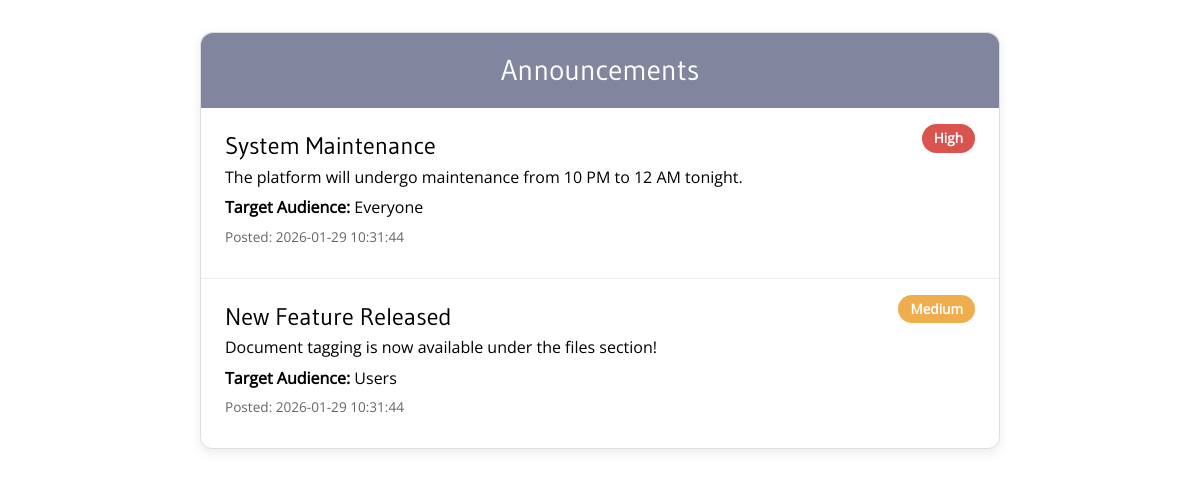
Screenshot of /admin/display_announcements.php with the database file from the repository.
### tables this page shows
CREATE TABLE `announcements` (
  `id` int NOT NULL AUTO_INCREMENT,
  `title` varchar(255) DEFAULT NULL,
  `context` text,
  `target_audience` varchar(255) DEFAULT NULL,
  `priority` enum('High','Medium','Low') DEFAULT 'Medium',
  `timestamp` datetime DEFAULT CURRENT_TIMESTAMP,
  PRIMARY KEY (`id`)
);

### admin/display_announcements.php (the view, shortened to what this page needs)
<?php
require_once __DIR__ . '/../connect.php';
$sql = 'SELECT title, context, target_audience, priority, timestamp FROM announcements ORDER BY timestamp DESC';
$result = $conn->query($sql);
$announcements = $result->fetch_all(MYSQLI_ASSOC);
?>
<!DOCTYPE html>
<html lang="en">
<head>
    <link href="https://cdn.jsdelivr.net/npm/bootstrap@5.3.0/dist/css/bootstrap.min.css" rel="stylesheet" />
</head>
<body>
<div class="announcement-box">
    <div class="title-bar">Announcements</div>
    <?php foreach($announcements as $a): ?>
    <div class="announcement">
        <h2><?php echo htmlspecialchars($a['title']); ?></h2>
        <p><?php echo nl2br(htmlspecialchars($a['context'])); ?></p>
        <p><strong>Target Audience:</strong> <?php echo htmlspecialchars($a['target_audience']); ?></p>
        <?php
            $priorityClass = '';
            $priorityText = htmlspecialchars($a['priority']);
            switch(strtolower($a['priority'])) {
                case 'high': $priorityClass = 'priority-high'; break;
                case 'medium': $priorityClass = 'priority-medium'; break;
            }
        ?>
        <button class="priority-btn <?php echo $priorityClass; ?>"><?php echo $priorityText; ?></button>
        <p class="timestamp">Posted: <?php echo htmlspecialchars($a['timestamp']); ?></p>
    </div>
    <?php endforeach; ?>
</div>
</body>
</html>

### admin/display_announcements.php (style rules this page uses)
body { font-family: 'Open Sans', sans-serif; background-color: #ffffff; margin: 2rem 1rem; color: #000; }
h1, h2, h3, h4, h5, h6 { font-family: 'Gudea', sans-serif; font-weight: normal; }
.announcement-box { max-width: 800px; margin: 0 auto; border-radius: 12px; border: 1px solid #ddd; box-shadow: 0 4px 12px rgb(0 0 0 / 0.08); padding: 0; background: #fff; }
.title-bar { background-color: #81869E; color: #fff; border-radius: 12px 12px 0 0; padding: 1rem 1.5rem; text-align: center; font-size: 1.8rem; font-weight: normal; font-family: 'Gudea', sans-serif; }
.announcement { position: relative; border-bottom: 1px solid #eee; padding: 1.5rem 1.5rem 1.5rem 1.5rem; }
.announcement:last-child { border-bottom: none; }
.announcement h2 { font-size: 1.5rem; margin-bottom: 0.3rem; color: #000; }
.announcement p { margin-bottom: 0.5rem; line-height: 1.4; }
.timestamp { font-size: 0.85rem; color: #666; }
.priority-btn { position: absolute; top: 1rem; right: 1.5rem; border: none; border-radius: 20px; padding: 0.25rem 0.75rem; font-size: 0.85rem; font-weight: bold; color: #fff; cursor: default; user-select: none; }
.priority-high { background-color: #d9534f; }
.priority-medium { background-color: #f0ad4e; }

### rows the page displays
announcements: title "System Maintenance", context "The platform will undergo maintenance from 10 PM to 12 AM tonight.", target_audience "Everyone", priority "High", timestamp "2026-01-29 10:31:44"
announcements: title "New Feature Released", context "Document tagging is now available under the files section!", target_audience "Users", priority "Medium", timestamp "2026-01-29 10:31:44"
